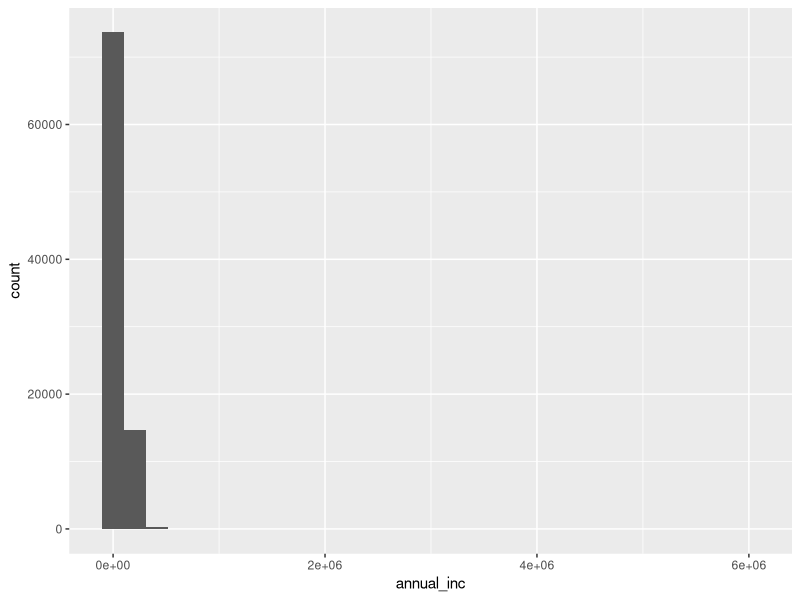
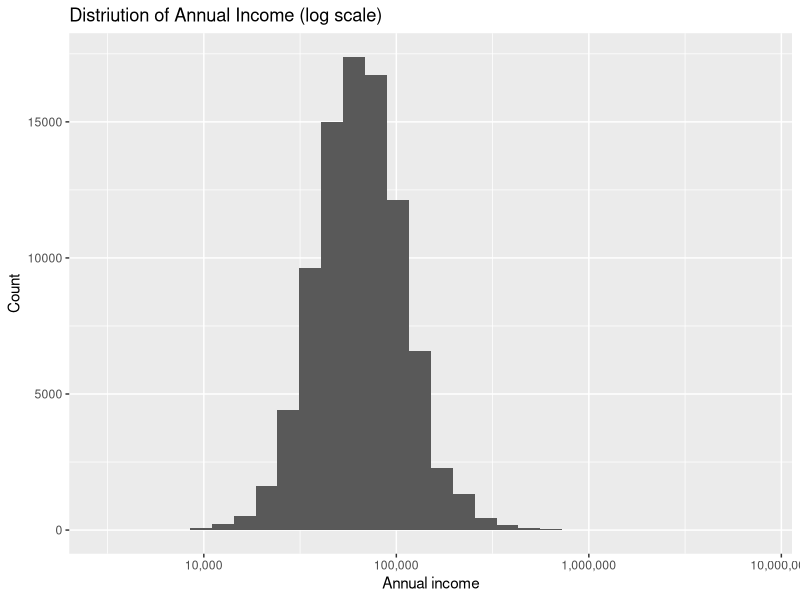
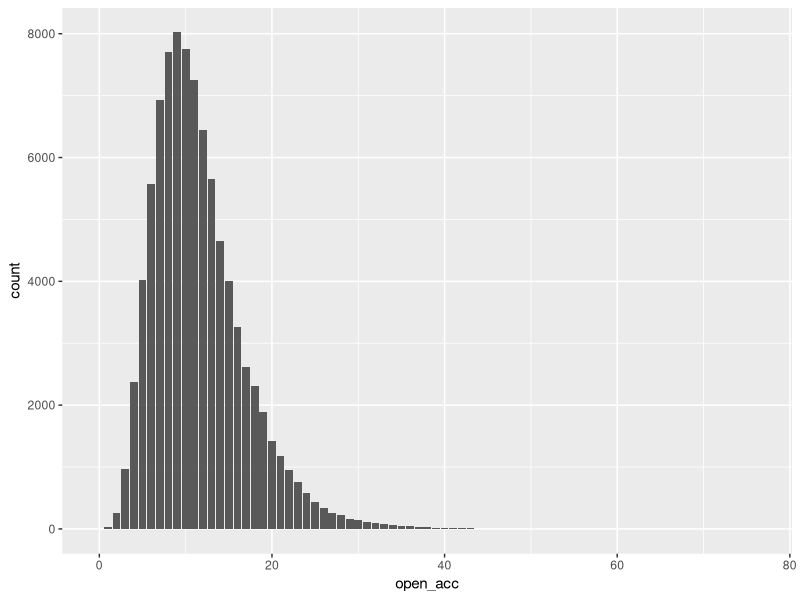
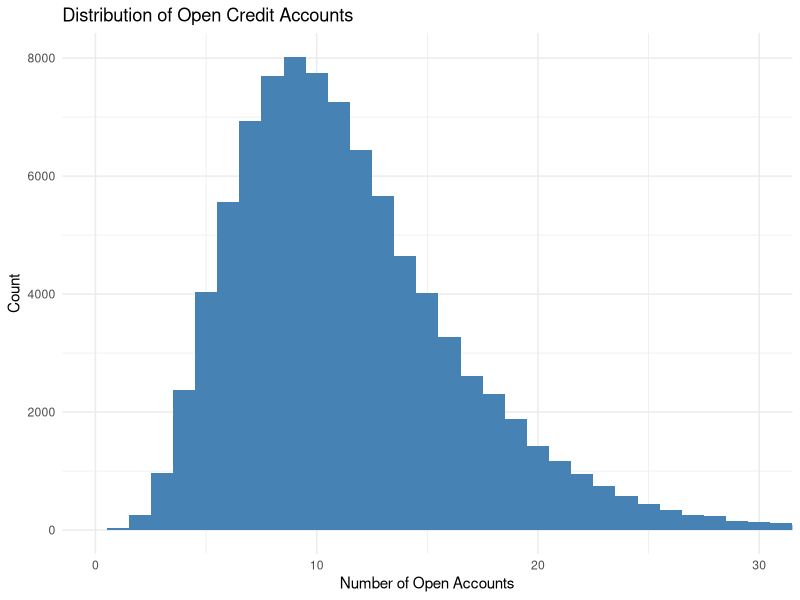
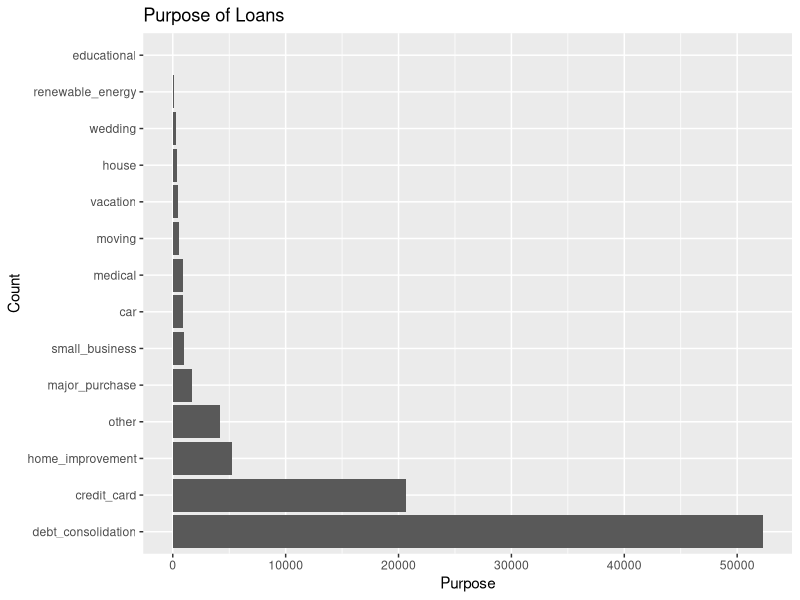
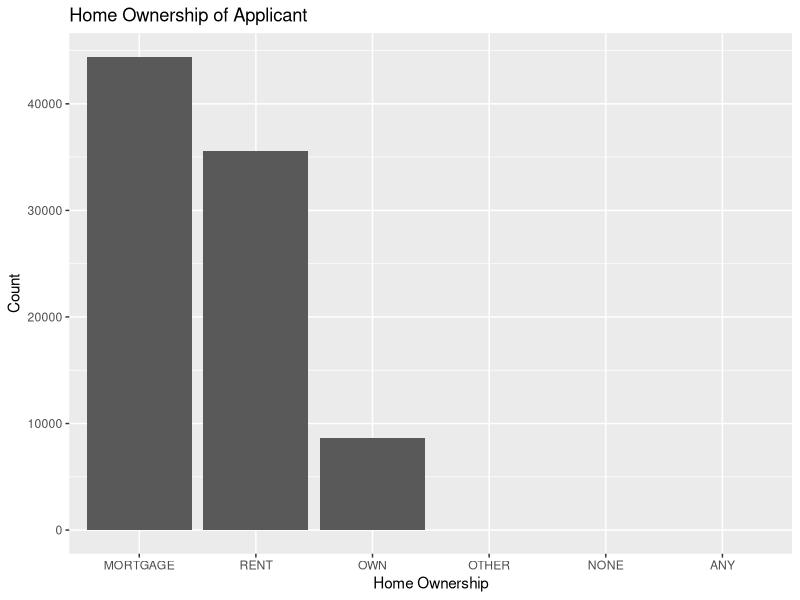
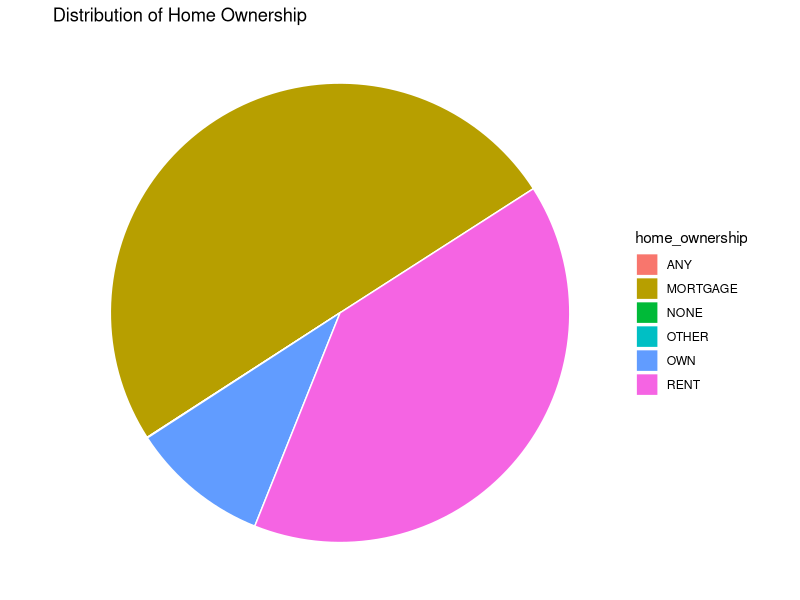
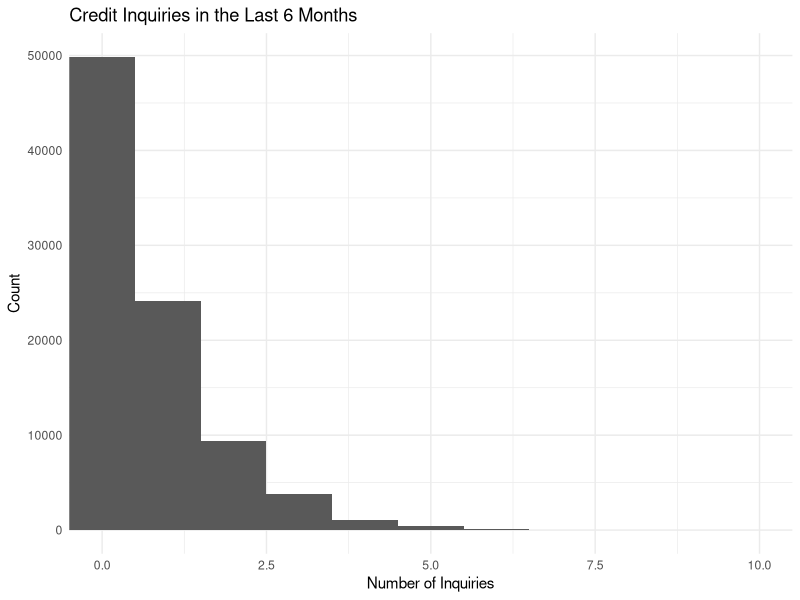

These charts were generated, in order, by the following R code:
## ---- chunk 1
#| label: setup
#| include: false
#| message: false
#| warning: false

if (!require("data.table")) install.packages("data.table")
if (!require("dplyr")) install.packages("dplyr")
if (!require("skimr")) install.packages("skimr")
if (!require("ggplot2")) install.packages("ggplot2")
if (!require("GGally")) install.packages("GGally")

library(data.table)
library(dplyr)
library(skimr)
library(ggplot2)
library(GGally)
## ---- chunk 2
# # Random sample your group's data set from the original LCdata data set
# LCdata <- fread("LCdata.csv")
# set.seed(1)
# myLCdata <- LCdata %>% sample(5) %>% slice_sample(prop = .5)
# fwrite(myLCdata, file = "myLCdata.csv")
myLCdata <- fread("myLCdata.csv")
## ---- chunk 3
#| label: structure-overview

glimpse(myLCdata)
str(myLCdata)
## ---- chunk 4
#| label: summary-statistics

summary(myLCdata)

# install skimr if necessary
if (!require("skimr")) install.packages("skimr")
library(skimr)

skim(myLCdata)
## ---- chunk 5
#| label: plot-var1

# Shows distribution of income

ggplot(myLCdata, aes(x = annual_inc)) +
  geom_histogram(bins = 30)
## ---- chunk 6
library(scales)
ggplot(myLCdata, aes(x = annual_inc)) +
  geom_histogram(bins = 30) +
  scale_x_log10(labels = label_comma()) +
  labs(
    title = "Distriution of Annual Income (log scale)",
    x = "Annual income",
    y = "Count"
  )
## ---- chunk 7
ggplot(myLCdata, aes(x = open_acc))+
  geom_bar()
  
## ---- chunk 8
ggplot(myLCdata, aes(x = open_acc)) +
  geom_histogram(binwidth = 1, fill = "steelblue") +
  coord_cartesian(xlim = c(0, 30)) +
  labs(
    title = "Distribution of Open Credit Accounts",
    x = "Number of Open Accounts",
    y = "Count"
  ) +
  theme_minimal()  
## ---- chunk 9
ggplot(myLCdata, aes(x = forcats::fct_infreq(purpose))) +
  geom_bar() +
  coord_flip() +
  labs(
    title = "Purpose of Loans",
    x = "Count",
    y = "Purpose"
  )
## ---- chunk 10
ggplot(myLCdata, aes(x = forcats::fct_infreq(home_ownership)))+
  geom_bar()+
  labs(
    title = "Home Ownership of Applicant",
    x = "Home Ownership",
    y = "Count"
  )
## ---- chunk 11
ggplot(myLCdata, aes(x="",fill = home_ownership))+
  geom_bar(width = 1, color = "white")+
  coord_polar("y", start=1)+
  labs(
    title = "Distribution of Home Ownership",
    file = "Home Ownership"
  )+
  theme_void()
## ---- chunk 12
ggplot(myLCdata, aes(x = inq_last_6mths)) +
  geom_histogram(binwidth = 1) +
  coord_cartesian(xlim = c(0, 10)) +
  labs(
    title = "Credit Inquiries in the Last 6 Months",
    x = "Number of Inquiries",
    y = "Count"
  ) +
  theme_minimal()
 
## ---- chunk 13
#| label: ggpairs-plot

if (!require("GGally")) install.packages("GGally")
library(GGally)

ggpairs(myLCdata)
## ---- chunk 14
#| label: custom-plot-1

# Recreate plot using ggplot2
## ---- chunk 15
#| label: custom-plot-2

# Recreate plot using ggplot2
## ---- chunk 16
#| label: custom-plot-3var

# ggplot with third aesthetic mapping
